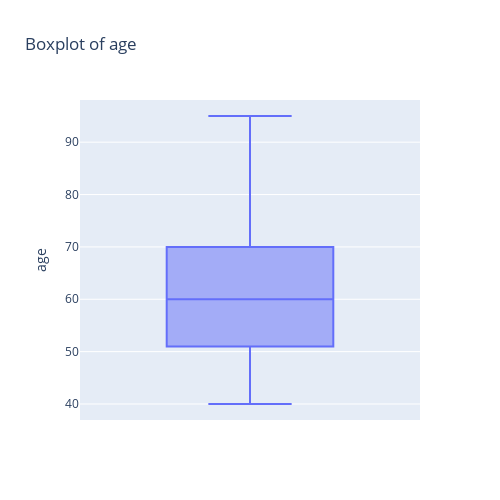
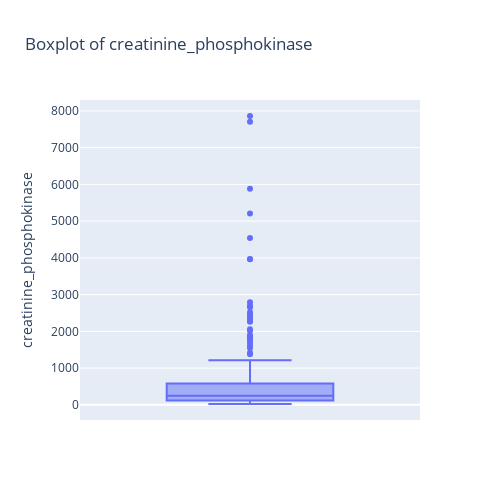
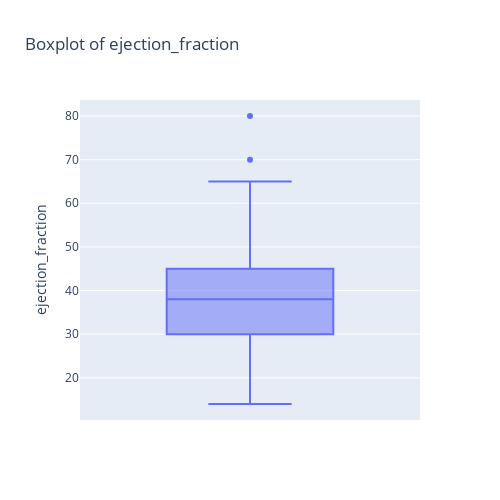
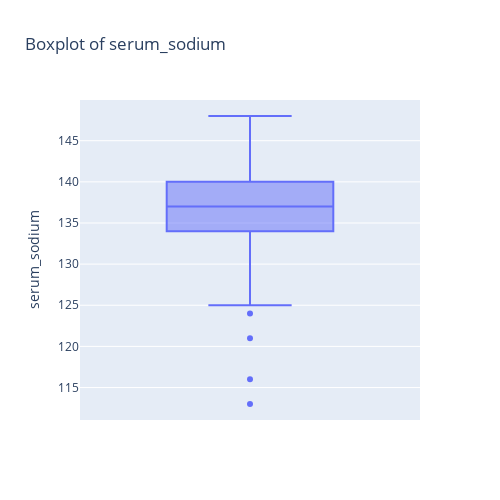

Source (notebook cell) for these figures, in order:
### Markdown cell above
menggambil data dari fitur non categorical lalu melakukan visualisasi dari data menggunakan box plot untuk melihat distribusi statistiknya.

### Code cell
for feature in df[numCol]:
    fig = px.box(df[numCol], y=feature, title=f'Boxplot of {feature}')
    fig.update_layout(height=500, width=500)
    fig.show()

### Figure 1 — Plotly figure (JSON) as saved in the notebook; plotly's stock layout.template omitted (floating-point values rounded to 4 significant figures; data arrays with more than 128 entries replaced by an {"elided": "..."} marker saying what was removed)
{"data": [{"alignmentgroup": "True", "hovertemplate": "age=%{y}<extra></extra>", "legendgroup": "", "marker": {"color": "#636efa"}, "name": "", "notched": false, "offsetgroup": "", "orientation": "v", "showlegend": false, "type": "box", "x0": " ", "xaxis": "x", "y": {"elided": "299 int values"}, "y0": " ", "yaxis": "y"}], "layout": {"boxmode": "group", "height": 500, "legend": {"tracegroupgap": 0}, "title": {"text": "Boxplot of age"}, "width": 500, "xaxis": {"anchor": "y", "domain": [0, 1]}, "yaxis": {"anchor": "x", "domain": [0, 1], "title": {"text": "age"}}}}

### Figure 2 — Plotly figure (JSON) as saved in the notebook; plotly's stock layout.template omitted (floating-point values rounded to 4 significant figures; data arrays with more than 128 entries replaced by an {"elided": "..."} marker saying what was removed)
{"data": [{"alignmentgroup": "True", "hovertemplate": "creatinine_phosphokinase=%{y}<extra></extra>", "legendgroup": "", "marker": {"color": "#636efa"}, "name": "", "notched": false, "offsetgroup": "", "orientation": "v", "showlegend": false, "type": "box", "x0": " ", "xaxis": "x", "y": {"elided": "299 int values"}, "y0": " ", "yaxis": "y"}], "layout": {"boxmode": "group", "height": 500, "legend": {"tracegroupgap": 0}, "title": {"text": "Boxplot of creatinine_phosphokinase"}, "width": 500, "xaxis": {"anchor": "y", "domain": [0, 1]}, "yaxis": {"anchor": "x", "domain": [0, 1], "title": {"text": "creatinine_phosphokinase"}}}}

### Figure 3 — Plotly figure (JSON) as saved in the notebook; plotly's stock layout.template omitted (floating-point values rounded to 4 significant figures; data arrays with more than 128 entries replaced by an {"elided": "..."} marker saying what was removed)
{"data": [{"alignmentgroup": "True", "hovertemplate": "ejection_fraction=%{y}<extra></extra>", "legendgroup": "", "marker": {"color": "#636efa"}, "name": "", "notched": false, "offsetgroup": "", "orientation": "v", "showlegend": false, "type": "box", "x0": " ", "xaxis": "x", "y": {"elided": "299 int values"}, "y0": " ", "yaxis": "y"}], "layout": {"boxmode": "group", "height": 500, "legend": {"tracegroupgap": 0}, "title": {"text": "Boxplot of ejection_fraction"}, "width": 500, "xaxis": {"anchor": "y", "domain": [0, 1]}, "yaxis": {"anchor": "x", "domain": [0, 1], "title": {"text": "ejection_fraction"}}}}

### Figure 4 — Plotly figure (JSON) as saved in the notebook; plotly's stock layout.template omitted (floating-point values rounded to 4 significant figures; data arrays with more than 128 entries replaced by an {"elided": "..."} marker saying what was removed)
{"data": [{"alignmentgroup": "True", "hovertemplate": "serum_sodium=%{y}<extra></extra>", "legendgroup": "", "marker": {"color": "#636efa"}, "name": "", "notched": false, "offsetgroup": "", "orientation": "v", "showlegend": false, "type": "box", "x0": " ", "xaxis": "x", "y": {"elided": "299 int values"}, "y0": " ", "yaxis": "y"}], "layout": {"boxmode": "group", "height": 500, "legend": {"tracegroupgap": 0}, "title": {"text": "Boxplot of serum_sodium"}, "width": 500, "xaxis": {"anchor": "y", "domain": [0, 1]}, "yaxis": {"anchor": "x", "domain": [0, 1], "title": {"text": "serum_sodium"}}}}
